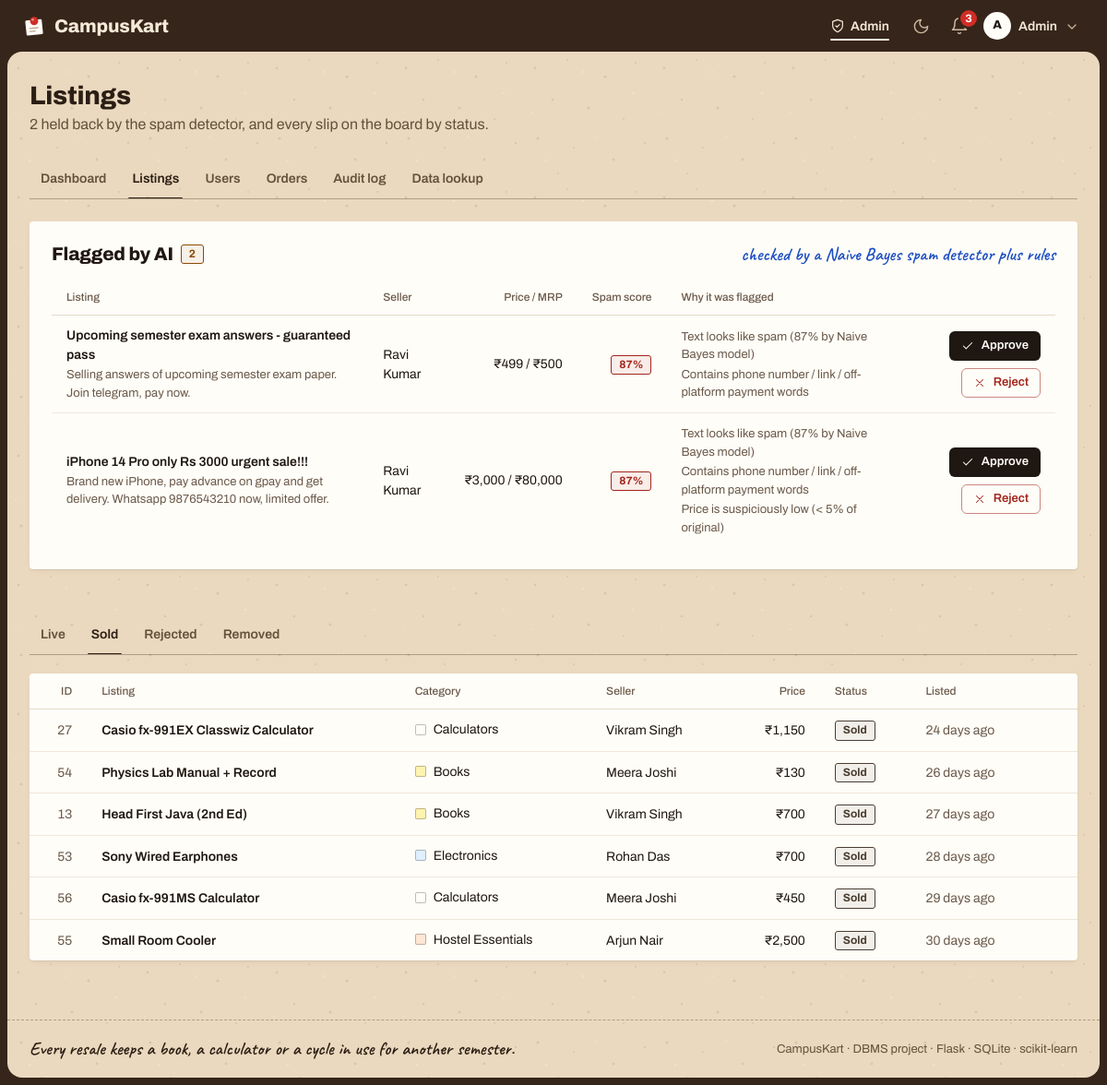
/admin/listings?status=sold (signed in), run on an earlier commit of the app's database.
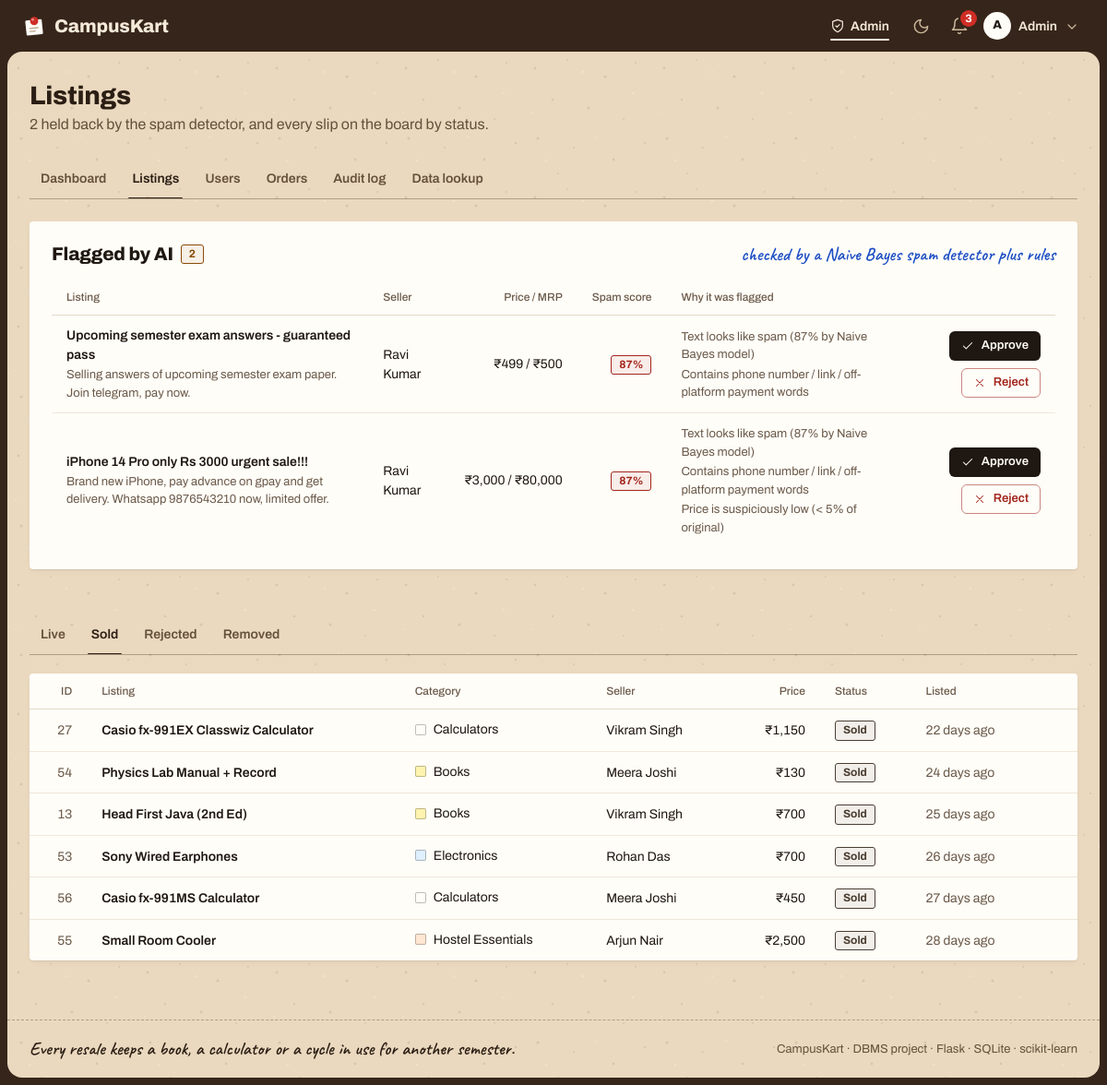
And on a later commit of the database.
### tables this page shows
CREATE TABLE users (
    user_id       INTEGER PRIMARY KEY AUTOINCREMENT,
    name          TEXT    NOT NULL,
    email         TEXT    NOT NULL UNIQUE,
    password_hash TEXT    NOT NULL,
    role          TEXT    NOT NULL DEFAULT 'user' CHECK (role IN ('user', 'admin')),
    branch        TEXT,
    year          INTEGER CHECK (year BETWEEN 1 AND 4),
    phone         TEXT,
    is_blocked    INTEGER NOT NULL DEFAULT 0 CHECK (is_blocked IN (0, 1)),
    created_at    TEXT    NOT NULL DEFAULT (datetime('now', 'localtime'))
);

CREATE TABLE products (
    product_id     INTEGER PRIMARY KEY AUTOINCREMENT,
    seller_id      INTEGER NOT NULL REFERENCES users(user_id) ON DELETE CASCADE,
    category_id    INTEGER NOT NULL REFERENCES categories(category_id),
    title          TEXT    NOT NULL,
    description    TEXT    NOT NULL,
    original_price REAL    NOT NULL CHECK (original_price > 0),
    price          REAL    NOT NULL CHECK (price > 0),
    condition      TEXT    NOT NULL CHECK (condition IN ('New', 'Like New', 'Good', 'Fair')),
    age_months     INTEGER NOT NULL DEFAULT 0 CHECK (age_months >= 0),
    status         TEXT    NOT NULL DEFAULT 'available'
                   CHECK (status IN ('pending', 'available', 'sold', 'rejected', 'removed')),
    is_flagged     INTEGER NOT NULL DEFAULT 0 CHECK (is_flagged IN (0, 1)),
    spam_score     REAL    NOT NULL DEFAULT 0,      -- filled by AI spam detector
    flag_reason    TEXT,
    created_at     TEXT    NOT NULL DEFAULT (datetime('now', 'localtime'))
);

### app.py (the view)
@app.route("/admin/listings")
@admin_required
def admin_listings():
    pending = query("SELECT * FROM v_product_details WHERE status = 'pending' ORDER BY spam_score DESC")
    status = request.args.get("status", "available")
    listings = query("SELECT * FROM v_product_details WHERE status = ? ORDER BY created_at DESC",
                     (status,))
    return render_template("admin/listings.html", pending=pending, listings=listings, status=status)

### app.py (called while the page is built)
def get_db():
    if "db" not in g:
        g.db = sqlite3.connect(DB_PATH)
        g.db.row_factory = sqlite3.Row
        g.db.execute("PRAGMA foreign_keys = ON")
    return g.db

def query(sql, args=(), one=False):
    rows = get_db().execute(sql, args).fetchall()
    return (rows[0] if rows else None) if one else rows

@app.before_request
def load_user():
    g.user = None
    if "user_id" in session:
        g.user = query("SELECT * FROM users WHERE user_id = ?", (session["user_id"],), one=True)
        if g.user is None or g.user["is_blocked"]:
            session.clear()
            g.user = None

def login_required(view):
    @wraps(view)
    def wrapped(*args, **kwargs):
        if g.user is None:
            flash("Log in to continue.", "info")
            return redirect(url_for("login", next=request.path))
        return view(*args, **kwargs)
    return wrapped

def admin_required(view):
    @wraps(view)
    @login_required
    def wrapped(*args, **kwargs):
        if g.user["role"] != "admin":
            abort(403)
        return view(*args, **kwargs)
    return wrapped

@app.context_processor
def inject_globals():
    unread = 0
    if g.user:
        unread = query("SELECT COUNT(*) AS n FROM notifications WHERE user_id = ? AND is_read = 0",
                       (g.user["user_id"],), one=True)["n"]
    return {"categories": query("SELECT * FROM categories ORDER BY category_id"),
            "unread_count": unread, "conditions": CONDITIONS}

@app.template_filter("inr")
def inr(value):
    n = str(int(round(value or 0)))
    if len(n) <= 3:
        return n
    head, tail = n[:-3], n[-3:]
    parts = []
    while len(head) > 2:
        parts.insert(0, head[-2:])
        head = head[:-2]
    if head:
        parts.insert(0, head)
    return ",".join(parts) + "," + tail

@app.template_filter("ago")
def time_ago(ts):
    try:
        dt = datetime.strptime(ts, "%Y-%m-%d %H:%M:%S")
    except (TypeError, ValueError):
        return ts
    secs = (datetime.now() - dt).total_seconds()
    for unit, size in (("day", 86400), ("hour", 3600), ("min", 60)):
        if secs >= size:
            n = int(secs // size)
            return f"{n} {unit}{'s' if n > 1 else ''} ago"
    return "just now"

### templates/admin/listings.html (shortened to what this page needs)
{% extends "base.html" %}
{% from "_macros.html" import status_pill, icon, ai_badge, swatch %}
{% block content %}
<div class="page-head">
  <h1>Listings</h1>
  <p>{{ pending|length }} held back by the spam detector, and every slip on the board by status.</p>
</div>
{% include "admin/_nav.html" %}
<section class="card" aria-labelledby="flagged-title">
  <div class="section-head">
    <h2 id="flagged-title" class="title-icon">Flagged by AI <span class="pill pill-warn">{{ pending|length }}</span></h2>
    <span class="note">checked by a Naive Bayes spam detector plus rules</span>
  </div>
  {% if pending %}
  <div class="table-wrap">
    <table>
      <thead>
        <tr><th scope="col">Listing</th><th scope="col">Seller</th><th scope="col" class="num">Price / MRP</th>
            <th scope="col" class="num">Spam score</th><th scope="col">Why it was flagged</th><th scope="col"><span class="sr-only">Decision</span></th></tr>
      </thead>
      <tbody>
      {% for p in pending %}
      <tr>
        <td><a class="item-link" href="{{ url_for('product', pid=p.product_id) }}">{{ p.title }}</a>
            <span class="subtext">{{ p.description|truncate(90) }}</span></td>
        <td>{{ p.seller_name }}</td>
        <td class="num nowrap">₹{{ p.price|inr }} / ₹{{ p.original_price|inr }}</td>
        <td class="num"><span class="pill pill-bad">{{ (p.spam_score * 100)|round|int }}%</span></td>
        <td>{% for r in (p.flag_reason or '').split('; ') if r %}<span class="subtext">{{ r }}</span>{% endfor %}</td>
        <td>
          <div class="row-actions">
            <form class="inline" method="post" action="{{ url_for('admin_listing_action', pid=p.product_id, action='approve') }}">
              <button class="btn btn-sm">{{ icon('check', 14) }}Approve<span class="sr-only"> {{ p.title }}</span></button></form>
            <form class="inline" method="post" action="{{ url_for('admin_listing_action', pid=p.product_id, action='reject') }}"
                  data-confirm-title="Reject this listing?" data-confirm="“{{ p.title }}” won't go live. {{ p.seller_name }} will be notified."
                  data-confirm-ok="Reject listing" data-confirm-cancel="Go back" data-confirm-tone="danger">
              <button class="btn btn-danger-outline btn-sm">{{ icon('x', 14) }}Reject<span class="sr-only"> {{ p.title }}</span></button></form>
          </div>
        </td>
      </tr>
      {% endfor %}
      </tbody>
    </table>
  </div>
  {% else %}
  <p class="muted mb-0">Nothing to review. New flagged listings will appear here.</p>
  {% endif %}
</section>
<section class="section" aria-labelledby="all-title">
  <nav class="tabs" aria-label="Filter by status">
    {% for s, label in [('available', 'Live'), ('sold', 'Sold'), ('rejected', 'Rejected'), ('removed', 'Removed')] %}
    <a href="{{ url_for('admin_listings', status=s) }}" {% if status == s %}aria-current="page"{% endif %}>{{ label }}</a>
    {% endfor %}
  </nav>
  <div class="card card-flush table-wrap">
    <table>
      <thead>
        <tr><th scope="col" class="num">ID</th><th scope="col">Listing</th><th scope="col">Category</th><th scope="col">Seller</th>
            <th scope="col" class="num">Price</th><th scope="col">Status</th><th scope="col">Listed</th><th scope="col"><span class="sr-only">Actions</span></th></tr>
      </thead>
      <tbody>
      {% for p in listings %}
      <tr>
        <td class="num muted">{{ p.product_id }}</td>
        <td><a class="item-link" href="{{ url_for('product', pid=p.product_id) }}">{{ p.title }}</a></td>
        <td><span class="title-icon">{{ swatch(p.category_id) }}{{ p.category_name }}</span></td>
        <td>{{ p.seller_name }}</td>
        <td class="num">₹{{ p.price|inr }}</td>
        <td>{{ status_pill(p.status) }}</td>
        <td class="muted nowrap">{{ p.created_at|ago }}</td>
        <td></td>
      </tr>
      {% else %}
      <tr><td colspan="8" class="muted">No {{ status }} listings.</td></tr>
      {% endfor %}
      </tbody>
    </table>
  </div>
</section>
{% endblock %}

### templates/base.html (shortened to what this page needs)
{% from "_macros.html" import icon, logo_mark %}
{% set ep = request.endpoint %}
<!doctype html>
<html lang="en">
<head>
  <link rel="stylesheet" href="{{ url_for('static', filename='style.css') }}">
</head>
<body>
<header class="site-header">
  <div class="container header-row">
    <a class="logo" href="{{ url_for('index') }}" aria-label="CampusKart home">
      <span aria-hidden="true">CampusKart</span>
    </a>
    <nav class="nav-links" aria-label="Main">
      {% if g.user %}
        {% if g.user.role == 'admin' %}
          <a class="nav-link" href="{{ url_for('admin_dashboard') }}" {% if ep and ep.startswith('admin') %}aria-current="page"{% endif %}>{{ icon('shield', 16) }}Admin</a>
        {% endif %}
      {% endif %}
      <button class="icon-btn theme-toggle" type="button" id="theme-toggle" aria-label="Switch to dark theme">
        {{ icon('moon', 19, 'moon') }}{{ icon('sun', 19, 'sun') }}
      </button>
      {% if g.user %}
        <a class="icon-btn" href="{{ url_for('notifications') }}"
           aria-label="Notifications{% if unread_count %}, {{ unread_count }} unread{% endif %}"
           {% if ep == 'notifications' %}aria-current="page"{% endif %}>
          {{ icon('bell', 20) }}
          {% if unread_count %}<span class="badge-count" aria-hidden="true">{{ unread_count if unread_count < 10 else '9+' }}</span>{% endif %}
        </a>
        <div class="menu" data-menu>
          <button class="menu-trigger" type="button" aria-haspopup="true" aria-expanded="false" aria-controls="account-menu">
            <span class="avatar" aria-hidden="true">{{ g.user.name[0] }}</span>
            <span class="name">{{ g.user.name.split()[0] }}</span>
            <span class="chev">{{ icon('chevron-down', 16) }}</span>
          </button>
        </div>
      {% else %}
        <a class="nav-link keep" href="{{ url_for('login') }}" {% if ep == 'login' %}aria-current="page"{% endif %}>Log in</a>
        <a class="btn btn-sm btn-paper" href="{{ url_for('register') }}">Sign up</a>
      {% endif %}
    </nav>
  </div>
</header>
<div class="board">
<main id="main" tabindex="-1">
  <div class="container">
    {% block content %}{% endblock %}
  </div>
</main>
<footer class="site-footer">
  <div class="container">
    <span class="note">Every resale keeps a book, a calculator or a cycle in use for another semester.</span>
    <span>CampusKart · DBMS project · Flask · SQLite · scikit-learn</span>
  </div>
</footer>
</div>
</body>
</html>

### templates/_macros.html (shortened to what this page needs)
{% macro icon(name, size=18, cls='') -%}
<svg class="icon {{ cls }}" width="{{ size }}" height="{{ size }}" viewBox="0 0 24 24" fill="none" stroke="currentColor" stroke-width="1.8" stroke-linecap="round" stroke-linejoin="round" aria-hidden="true" focusable="false">{{ ICONS.get(name, '')|safe }}</svg>
{%- endmacro %}
{% macro swatch(category_id) -%}
<span class="swatch paper-{{ category_id }}" aria-hidden="true"></span>
{%- endmacro %}
{% macro status_pill(s) %}
{% set css = {'available': 'good', 'placed': 'brand', 'completed': 'good', 'sold': 'brand',
              'pending': 'warn', 'cancelled': 'bad', 'rejected': 'bad', 'removed': 'bad',
              'countered': 'warn', 'accepted': 'good', 'withdrawn': 'quiet', 'expired': 'quiet'} %}
{% set label = {'placed': 'Awaiting pickup', 'pending': 'Pending', 'available': 'Live',
                'countered': 'Countered', 'rejected': 'Declined', 'withdrawn': 'Withdrawn'} %}
<span class="pill pill-{{ css.get(s, 'quiet') }}">{{ label.get(s, s|capitalize) }}</span>
{% endmacro %}

### templates/admin/_nav.html
<nav class="tabs admin-nav" aria-label="Admin sections">
  {% for e, label in [('admin_dashboard', 'Dashboard'), ('admin_listings', 'Listings'), ('admin_users', 'Users'),
                      ('admin_orders', 'Orders'), ('admin_audit', 'Audit log'), ('admin_lookup', 'Data lookup')] %}
  <a href="{{ url_for(e) }}" {% if request.endpoint == e %}aria-current="page"{% endif %}>{{ label }}</a>
  {% endfor %}
</nav>

What changed in the data, as far as the page shows it:
changed products "Casio fx-991EX Classwiz Calculator": created_at|ago "24 days ago" → "22 days ago"
changed products "Physics Lab Manual + Record": created_at|ago "26 days ago" → "24 days ago"
changed products "Head First Java (2nd Ed)": created_at|ago "27 days ago" → "25 days ago"
changed products "Sony Wired Earphones": created_at|ago "28 days ago" → "26 days ago"
changed products "Casio fx-991MS Calculator": created_at|ago "29 days ago" → "27 days ago"
changed products "Small Room Cooler": created_at|ago "30 days ago" → "28 days ago"
